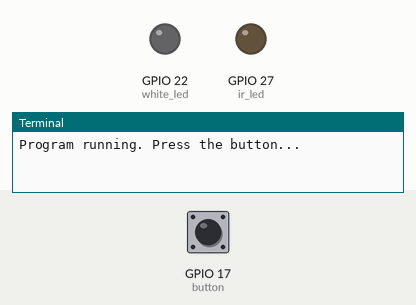
This program was run on a simulated Raspberry Pi (BCM pin numbers). On the bench: output pins drawn as LEDs (lit = HIGH), the last lines printed to the terminal. Inputs (shaded band) come from the test bench; at power-on: GPIO 17 (button) HIGH.

Above: at 1.2 s.
1.3 s: GPIO 17 (button) pulled LOW for 0.15 s
At 1.37 s:
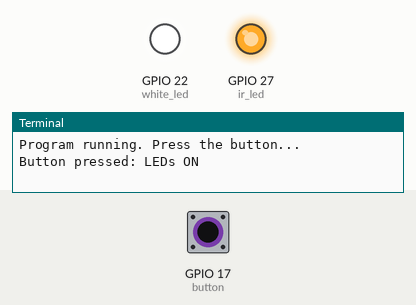
2.9 s: GPIO 17 (button) pulled LOW for 3.2 s
At 7.3 s:
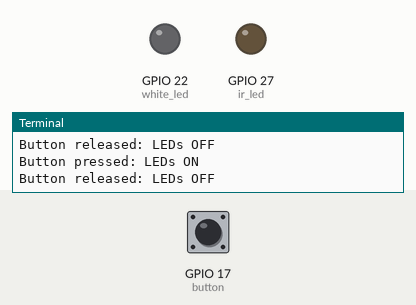
Timing chart, 0 to 8.8 s (numbered marks = the images above; inputs shaded):
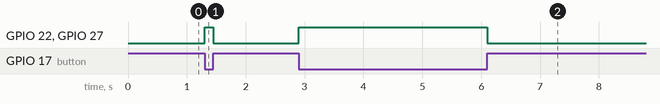

Measured:
- after the input at 1.3 s, GPIO 22 (white_led), GPIO 27 (ir_led): LOW → HIGH at once, → LOW 0.15 s later
- after the input at 2.9 s, GPIO 22 (white_led), GPIO 27 (ir_led): LOW → HIGH at once, → LOW 3.2 s later

The program:

led_control.py
```python
from gpiozero import LED, Button
from signal import pause

# Define the GPIO pins based on the wiring above
button = Button(17, pull_up=True) # Uses internal pull-up resistor
ir_led = LED(27)
white_led = LED(22)

# Define what happens when the button is pressed
def turn_on_leds():
    print("Button pressed: LEDs ON")
    ir_led.on()
    white_led.on()

# Define what happens when the button is released
def turn_off_leds():
    print("Button released: LEDs OFF")
    ir_led.off()
    white_led.off()

# Link the actions to the button state
button.when_pressed = turn_on_leds
button.when_released = turn_off_leds

print("Program running. Press the button...")

# Keep the script running indefinitely to listen for the button
pause()
```
